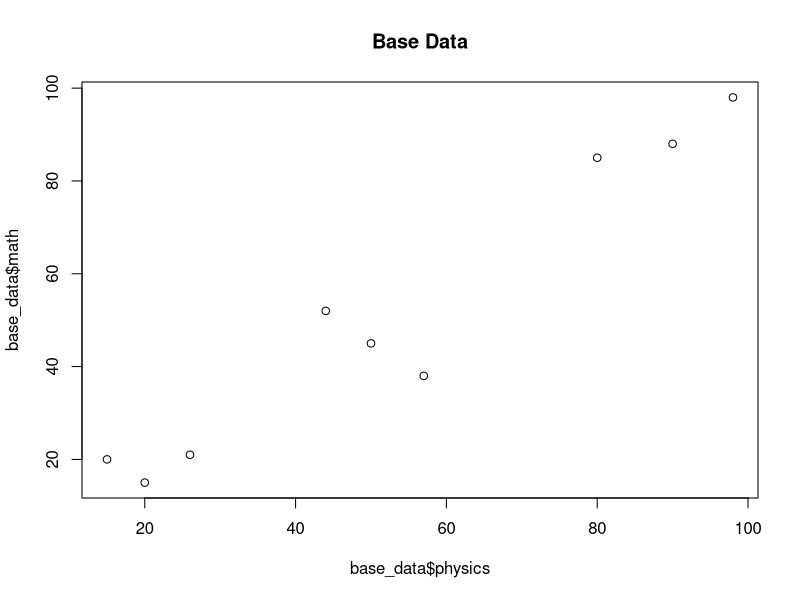
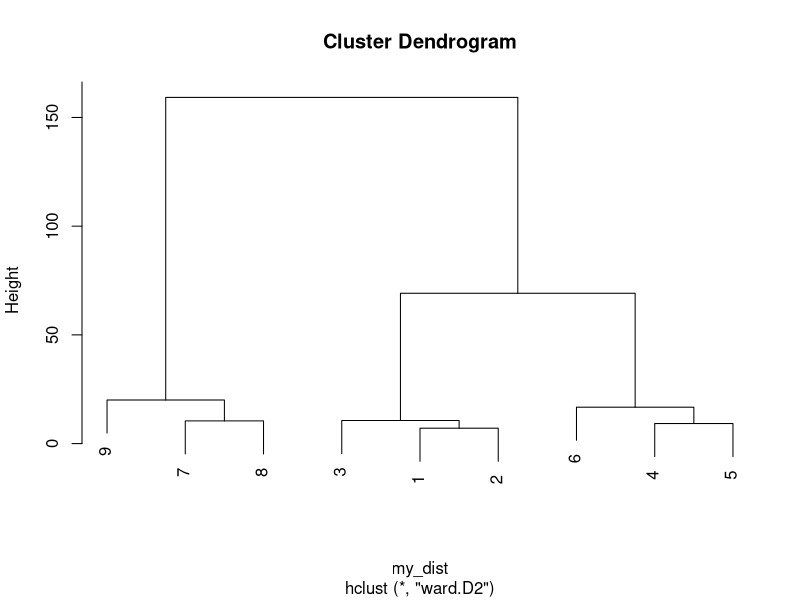
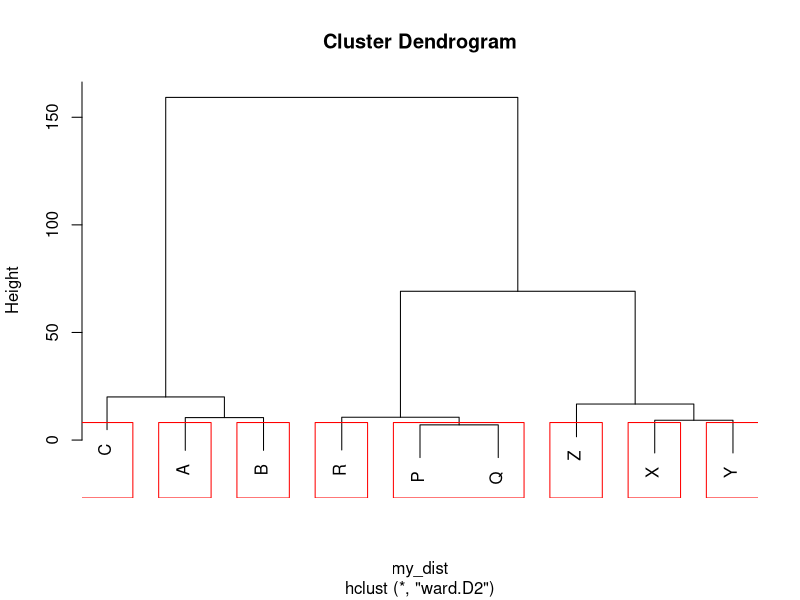
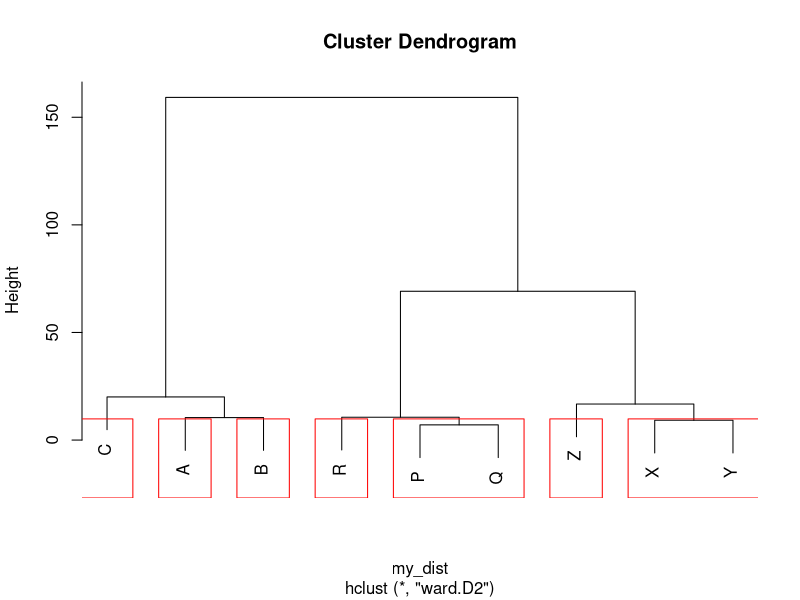
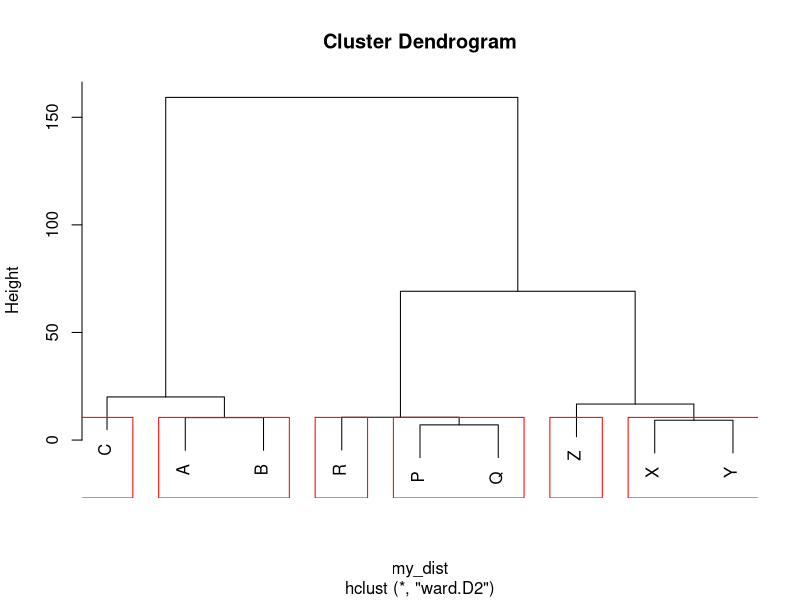
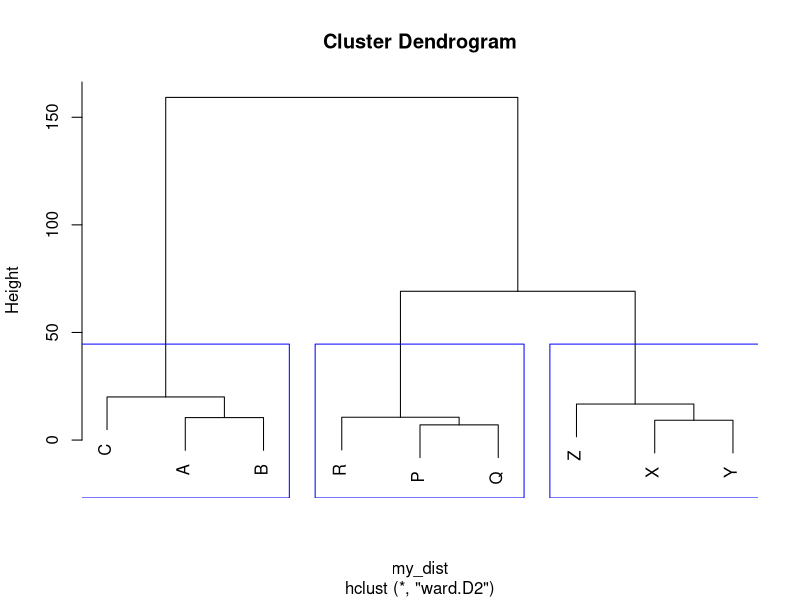
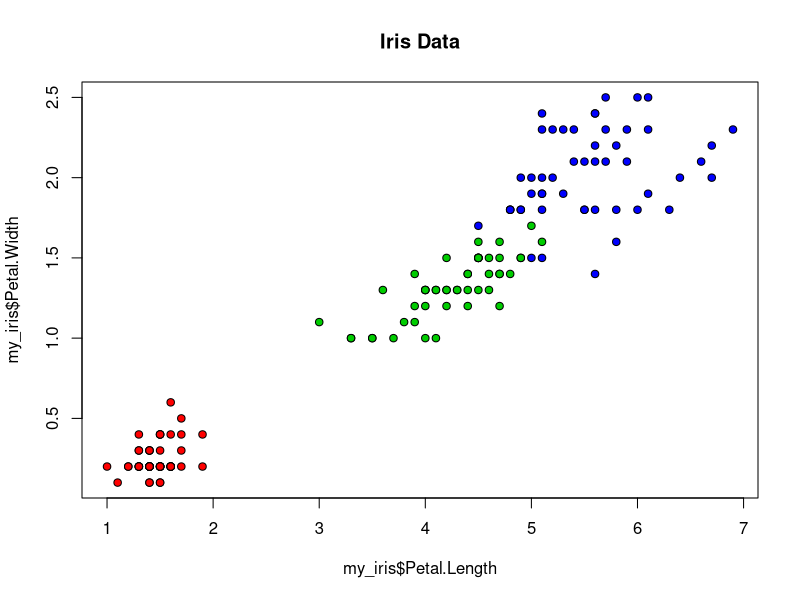
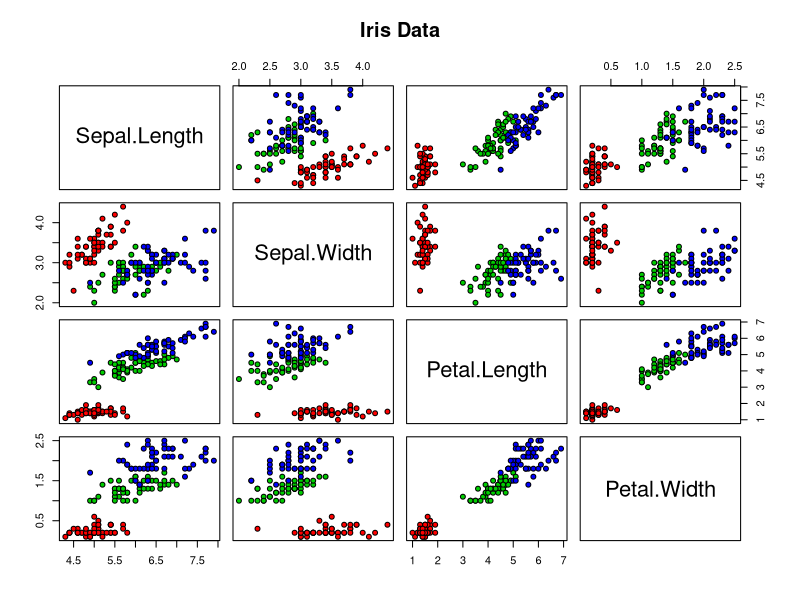

The R source for these figures, in order:

#-----------------------------------------------
# Hierarchical clustering with the sample data
#------------------------------------------------


# Reading data into R similar to CARDS

temp_str <- "Name physics math
P 15 20
Q 20 15
R 26 21
X 44 52
Y 50 45
Z 57 38
A 80 85
B 90 88
C 98 98"

base_data <- read.table(textConnection(
  temp_str), header = TRUE)
closeAllConnections()

# Check distinct categories of Variables useing STR function
str(base_data)

# Plot data 
plot(base_data$physics, base_data$math, 
     pch=21, bg=c("red","green3","blue","red","green3","blue",
                  "red","green3","blue")[unclass(base_data$Name)],
     main="Base Data")



# Step 01- obtain distance matrix (wrong way)
my_dist <- dist(base_data, method = "euclidean")
# Step 01- obtain distance matrix (right way)
my_dist <- dist(base_data[c(2,3)], method = "euclidean")
print(my_dist)

# Step 02- Apply Hierarchical Clustering
fit <- hclust(my_dist, method="ward.D2")

# Step 03- Display dendogram
# Understand that it shows row number by default
plot(fit)

# change the label to understand it better
plot(fit, labels = base_data$Name)

# Step 04- draw dendogram with color borders 
# One can use this step to take a look at execution
rect.hclust(fit, k=8, border="red")
plot(fit, labels = base_data$Name)
rect.hclust(fit, k=7, border="red")
plot(fit, labels = base_data$Name)
rect.hclust(fit, k=6, border="red")

# draw color borders around required clusterd
plot(fit, labels = base_data$Name)
rect.hclust(fit, k=3, border="blue")

# cut tree into 3 clusters
my_groups <- cutree(fit, k=3)

#------------------------------------------
# Non Hierarchical Clustering
#------------------------------------------


head(iris)
str(iris)
my_iris<-iris
table(my_iris$Species)
km_data<-iris[c(-5)]

# Visualize the iris data

plot(my_iris$Petal.Length, my_iris$Petal.Width, 
     pch=21, bg=c("red","green3","blue")[unclass(my_iris$Species)],
     main="Iris Data" )


#install.packages("plyr")
library("plyr")
ddply(my_iris, "Species", 
      summarise,
      mean_pet_length= mean(Petal.Length),
      mean_pet_Width= mean(Petal.Width)
)


pairs(my_iris[c(1,2,3,4)], main = "Iris Data",pch = 21,  
      bg = c("red","green3","blue")[unclass(my_iris$Species)])

# Manual way
km_fit<- kmeans(km_data, centers=2)
km_fit$withinss
sum(km_fit$withinss)
km_fit<- kmeans(km_data, centers=3)
km_fit$withinss
sum(km_fit$withinss)
km_fit<- kmeans(km_data, centers=4)
km_fit$withinss
sum(km_fit$withinss)
km_fit<- kmeans(km_data, centers=5)
km_fit$withinss
sum(km_fit$withinss)

set.seed(100)
# Step 01- Determine number of clusters - by scree plot
WithinSS <- (nrow(km_data)-1)*sum(apply(km_data,2,var))
for (i in 2:9) WithinSS[i] <- sum(kmeans(km_data,
                                         centers=i)$withinss)
plot(1:9, WithinSS, type="b", xlab="Number of Clusters",
     ylab="Within groups sum of squares")

# Step 02- set non heirarchical cluster
km_fit <-kmeans(km_data,centers = 3)

# Step 03 a- cluster details
km_fit

# Step 03 b- get cluster means
km_fit$centers
km_fit$size
km_fit$withinss 

# Step 04- append cluster assignment
my_iris <- data.frame(my_iris, km_fit$cluster)
str(my_iris)

# Step 05 - cross tab of generated cluster vs original cluster
table(my_iris$Species,my_iris$km_fit.cluster )
